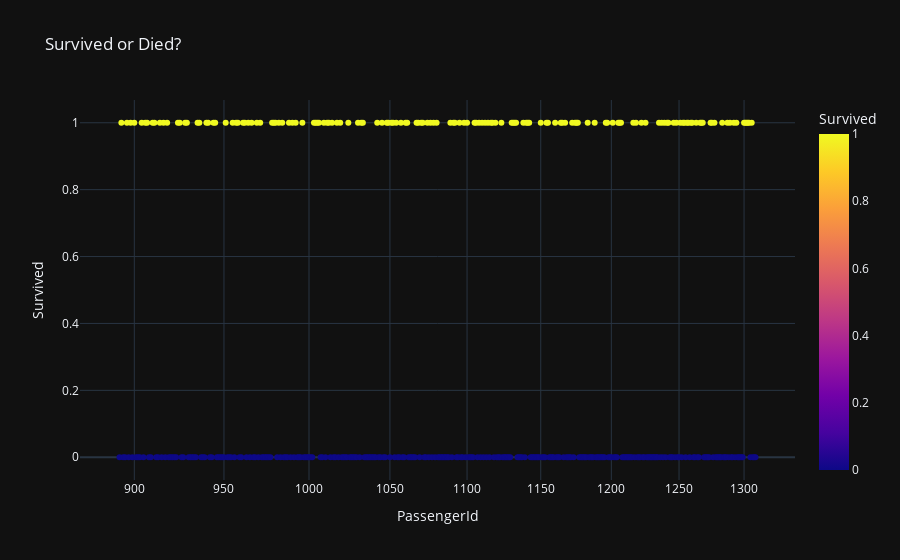

Notebook code cell kept with this figure:
### Markdown cell above
![plot_02](image/newplot_02.png)

### Code cell
for template in ['plotly_dark']:
    fig = px.scatter(df_gender,
                     x='PassengerId', y='Survived', color='Survived',
                     log_x=True, size_max=20,
                     template=template, title="Survived or Died?")
    fig.show()

### Figure 1 — Plotly figure (JSON) as saved in the notebook; plotly's stock layout.template omitted (floating-point values rounded to 4 significant figures; data arrays with more than 128 entries replaced by an {"elided": "..."} marker saying what was removed)
{"data": [{"hovertemplate": "PassengerId=%{x}<br>Survived=%{marker.color}<extra></extra>", "legendgroup": "", "marker": {"color": {"elided": "418 int values"}, "coloraxis": "coloraxis", "symbol": "circle"}, "mode": "markers", "name": "", "orientation": "v", "showlegend": false, "type": "scatter", "x": {"elided": "418 int values"}, "xaxis": "x", "y": {"elided": "418 int values"}, "yaxis": "y"}], "layout": {"coloraxis": {"colorbar": {"title": {"text": "Survived"}}, "colorscale": [[0, "#0d0887"], [0.1111, "#46039f"], [0.2222, "#7201a8"], [0.3333, "#9c179e"], [0.4444, "#bd3786"], [0.5556, "#d8576b"], [0.6667, "#ed7953"], [0.7778, "#fb9f3a"], [0.8889, "#fdca26"], [1, "#f0f921"]]}, "legend": {"tracegroupgap": 0}, "title": {"text": "Survived or Died?"}, "xaxis": {"anchor": "y", "domain": [0, 1], "title": {"text": "PassengerId"}, "type": "log"}, "yaxis": {"anchor": "x", "domain": [0, 1], "title": {"text": "Survived"}}}}
